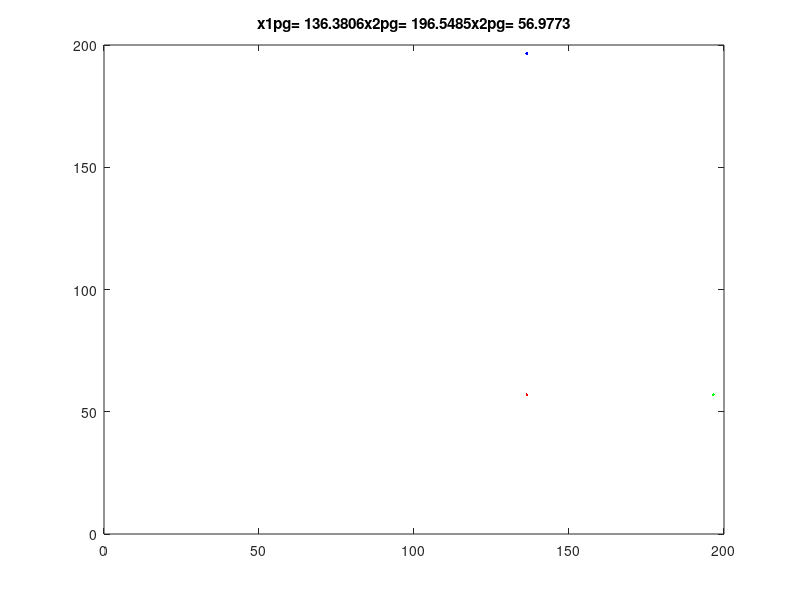

Reproduce this figure in MATLAB.
clear all; %borrar todas las variables
close all; %cerrar todas las ventanas
clc; %limpia la pantalla

np = 1000;
nproductos = 3;

xp = rand(np,nproductos).*randi([0 200], np,nproductos);
xpg = zeros(1,nproductos);
xpl = xp;

fxpg = 1000000;

fxpl = ones(np,1)*fxpg;

vx = zeros(np,nproductos);

c1 = 0.5;
c2 = 0.5;

a = -1000;


for k = 1:100
    
    fx = (xp(:,1)*4+xp(:,2)*12+xp(:,3)*2)+a*(max(xp(:,1)*3+xp(:,2)*6+xp(:,3)*2-600,0)+...
        max(xp(:,1)+xp(:,2)+xp(:,3)-240,0)+max(140-xp(:,3),0)+ max(xp(:,2)-1,0));
    
    [val,ind] = min(fx);
    if val<fxpg
        fxpg = val;
        
        for c = 1:nproductos
            xpg(:,c) = xp(ind,c);
        end
    end
    
    for p = 1:np
        if fx(p,1)<fxpl(p,1)
            fxpl(p,1) = fx(p,1);
            
            for c = 1:nproductos
                xpl(p,c) = xp(p,c);
            end
        end
    end
    
    plot(xp(:,1),xp(:,2),'b.',xp(:,1),xp(:,3),'r.',xp(:,2),xp(:,3),'g.');
    axis([0 200 0 200]);
    title(['x1pg= ' num2str(xpg(:,1)) 'x2pg= ' num2str(xpg(:,2)) 'x2pg= ' num2str(xpg(:,3))]);
    pause(0.1);
    
    for d = 1:nproductos
        vx(:,d) = vx(:,d) + c1*rand()*(xpl(:,d)-xp(:,d)) + c2*rand()*(xpg(:,d)-xp(:,d));
    end
    
    for d = 1:nproductos
        xp(:,d) = vx(:,d);
    end
end

fx = sum(xpg);
fprintf('la cantidad minima por invertir es de %d millones, invirtiendo %d millones en el Activo1, %d millones en el Activo2 y %d millones en el Activo3.'...
    ,round(fx),round(xpg))
